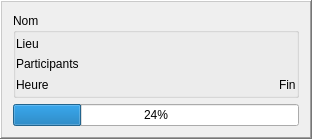
<?xml version="1.0" encoding="UTF-8"?>
<ui version="4.0">
 <class>EventBox</class>
 <widget class="QFrame" name="EventBox">
  <property name="geometry">
   <rect>
    <x>0</x>
    <y>0</y>
    <width>312</width>
    <height>139</height>
   </rect>
  </property>
  <property name="windowTitle">
   <string>Frame</string>
  </property>
  <property name="frameShape">
   <enum>QFrame::WinPanel</enum>
  </property>
  <property name="frameShadow">
   <enum>QFrame::Raised</enum>
  </property>
  <layout class="QVBoxLayout" name="verticalLayout">
   <item>
    <widget class="QGroupBox" name="name">
     <property name="title">
      <string>Nom</string>
     </property>
     <layout class="QVBoxLayout" name="verticalLayout_2">
      <property name="spacing">
       <number>0</number>
      </property>
      <property name="margin">
       <number>0</number>
      </property>
      <item>
       <widget class="QLabel" name="lieu">
        <property name="text">
         <string>Lieu</string>
        </property>
       </widget>
      </item>
      <item>
       <widget class="QLabel" name="contribs">
        <property name="text">
         <string>Participants</string>
        </property>
       </widget>
      </item>
      <item>
       <layout class="QHBoxLayout" name="horizontalLayout">
        <item>
         <widget class="QLabel" name="time">
          <property name="text">
           <string>Heure</string>
          </property>
         </widget>
        </item>
        <item>
         <spacer name="horizontalSpacer">
          <property name="orientation">
           <enum>Qt::Horizontal</enum>
          </property>
          <property name="sizeHint" stdset="0">
           <size>
            <width>40</width>
            <height>20</height>
           </size>
          </property>
         </spacer>
        </item>
        <item>
         <widget class="QLabel" name="fin">
          <property name="text">
           <string>Fin</string>
          </property>
         </widget>
        </item>
       </layout>
      </item>
     </layout>
    </widget>
   </item>
   <item>
    <widget class="QProgressBar" name="progression">
     <property name="value">
      <number>24</number>
     </property>
     <property name="textVisible">
      <bool>true</bool>
     </property>
     <property name="textDirection">
      <enum>QProgressBar::TopToBottom</enum>
     </property>
    </widget>
   </item>
  </layout>
 </widget>
 <resources/>
 <connections/>
</ui>
